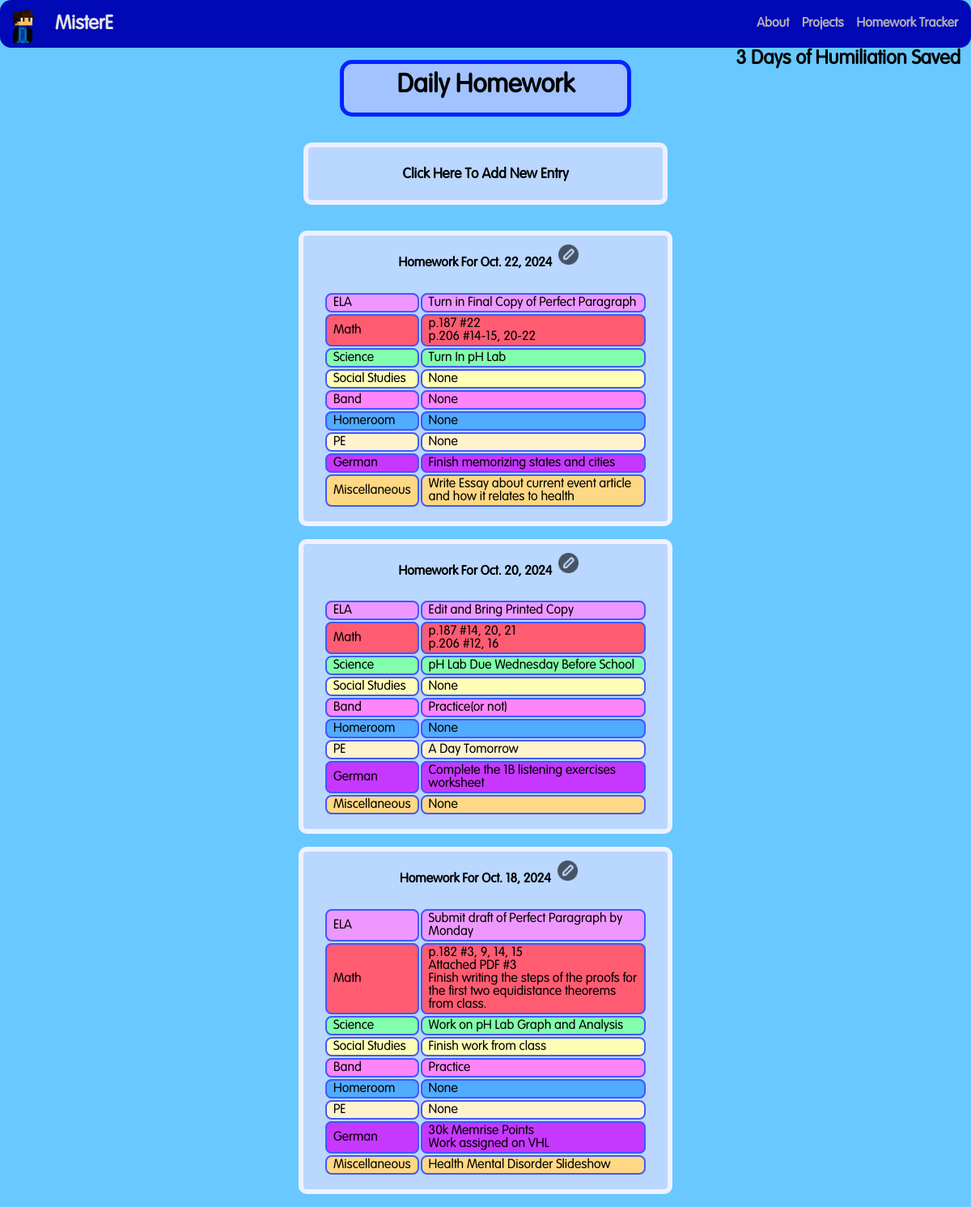
Page /homework/ on the committed database.
### thing/models.py (models this page shows)
class Homework(models.Model):
    date = models.DateField()
    ELA = models.CharField(max_length=150, default="None", null=True)
    Math = models.CharField(max_length=150, default="None", null=True)
    Science = models.CharField(max_length=150, default="None", null=True)
    SocialStudies = models.CharField(max_length=150, default="None", null=True)
    Band = models.CharField(max_length=150, default="None", null=True)
    HomeRoom = models.CharField(max_length=150, default="None", null=True)
    PE = models.CharField(max_length=150, default="None", null=True)
    ForeignLang = models.CharField(max_length=150, default="None", null=True)
    Misc = models.CharField(max_length=150, default="None", null=True)

### thing/views.py (the view, shortened to what this page needs)
# urls.py: path("homework/", views.homework, name="homework"),
def homework(request):
    latest_homework_list = Homework.objects.order_by("-date")
    funny_captions = [
        "Days Worth of Hell Saved",
        "Days of Humiliation Saved",
        "Days of Homework Saved",]
    cnt = str(Homework.objects.count()) + " " + funny_captions[randint(0, len(funny_captions)-1)]
    context = {
        "latest_homework_list": latest_homework_list,
        "cnt": cnt,
    }
    return render(request, "thing/homework.html", context)

### thing/templates/thing/homework.html (shortened to what this page needs)
<!DOCTYPE html>
{% load static %}
<html lang="en">
  <head>
    <link rel="stylesheet" href="{% static 'styles.css' %}">
  </head>
  <body style="background-color:rgb(104, 200, 255);">
    <header>
      <nav>
      <a href="/" id="name_container">
          <img id="site_logo" src="{% static 'PFP No BG.png' %}" width="48px" height="48px" alt="website logo">
          <h1 id="site_name">MisterE</h1>
      </a>
      <div id="links_container">
        <a href="/">About</a>
        <a href="/projects/">Projects</a>
        <a href="/homework/">Homework Tracker</a>
      </div>
      </nav>
    </header>
    <h2 id="entries">{{ cnt }}</h2>
    <h1 id="rcorners">Daily Homework</h1><br><br>
    <div id="center">
      <button id="inputButton" onclick="expandContract()">
        <h3>Click Here To Add New Entry</h3>
      </button>
    </div>
    <br>
    <br>
    <div id="homeworks">
      {% for homework in latest_homework_list %}
        <div id="sec">
          <div id="thing">
            <h4 id="font">Homework For {{ homework.date }}</h4>
            <button id="editButton" onclick="edit({{ homework.id }})">
              <img src="{% static 'edit.png' %}" border="0" id="editButton">
            </button>
          </div>
          <table>
            <tr id="e">
              <td>ELA</td>
              <td style="white-space:pre-wrap; word-wrap:break-word">{{ homework.ELA }}</td>
            </tr>
            <tr id="math">
              <td>Math</td>
              <td style="white-space:pre-wrap; word-wrap:break-word">{{ homework.Math }}</td>
            </tr>
            <tr id="science">
              <td>Science</td>
              <td style="white-space:pre-wrap; word-wrap:break-word">{{ homework.Science }}</td>
            </tr>
            <tr id="socialStudies">
              <td>Social Studies</td>
              <td style="white-space:pre-wrap; word-wrap:break-word">{{ homework.SocialStudies }}</td>
            </tr>
            <tr id="band">
              <td>Band</td>
              <td style="white-space:pre-wrap; word-wrap:break-word">{{ homework.Band }}</td>
            </tr>
            <tr id="homeRoom">
              <td>Homeroom</td>
              <td style="white-space:pre-wrap; word-wrap:break-word">{{ homework.HomeRoom }}</td>
            </tr>
            <tr id="pe">
              <td>PE</td>
              <td style="white-space:pre-wrap; word-wrap:break-word">{{ homework.PE }}</td>
            </tr>
            <tr id="foreignLang">
              <td>German</td>
              <td style="white-space:pre-wrap; word-wrap:break-word">{{ homework.ForeignLang }}</td>
            </tr>
            <tr id="mis">
              <td>Miscellaneous</td>
              <td style="white-space:pre-wrap; word-wrap:break-word">{{ homework.Misc }}</td>
            </tr>
          </table>
          <br>
        </div>
        <br>
      {% endfor %}
    </div>
  </body>
</html>

### static/styles.css (style rules this page uses)
* { font-family: "ArialRound"; text-align: center; }
h1, h2 { font-weight: bold; margin-bottom: 8px; font-family: "ArialRound"; }
#inputButton { margin: auto; cursor: pointer; border-radius: 10px; background-color: #b9d7ff; border: 6px solid #edefff; width: 450px; font-weight: bold; font-family: "ArialRound"; }
#rcorners { border-radius: 15px; background-color: #a2c3ff; border: 5px solid #0023FF; width: 350px; height: 50px; margin: auto; margin-top: 15px; font-weight: bold; padding-top: 10px; font-family: "ArialRound"; }
header { background-color: #0009b5; border-bottom: 1px solid #000ac9; display: flex; border-radius: 14px; font-family: "ArialRound"; color: #e3e3e3; font-weight: bold; font-family: "ArialRound"; }
nav { display: flex; align-items: center; justify-content: space-between; flex-wrap: wrap; width: 100%; height: 50px; padding-left: 4px; padding-right: 16px; padding-top: 4px; padding-bottom: 4px; font-family: "ArialRound"; }
#links_container { display: flex; gap: 16px; font-family: "ArialRound"; }
#links_container > a { color: #afaeb8; text-decoration:none; margin-top: 8px; margin-bottom: 8px; font-family: "ArialRound"; }
#name_container { display: flex; align-items: center; gap: 16px; text-decoration:none; color: #e3e3e3; font-family: "ArialRound"; }
#site_name { margin: 0px; color: #e3e3e3; font-family: "ArialRound"; }
#entries { margin-top: 10px; text-align: left; position: absolute; top: 50px; right: 13px; font-weight: bold; font-family: "ArialRound"; }
#e { background-color: #ee98ff; border-radius: 5px; border: 2px solid #ff00f2; font-family: "ArialRound"; }
#math { background-color: rgb(255, 92, 114); border-radius: 5px; border: 2px solid #ff0000; font-family: "ArialRound"; }
#science { background-color: rgb(130, 255, 172); border-radius: 5px; border: 2px solid #02df0d; font-family: "ArialRound"; }
#socialStudies { background-color: rgb(255, 254, 183); border-radius: 5px; border: 2px solid #eeff00; font-family: "ArialRound"; }
#band { background-color: rgb(255, 133, 249); border-radius: 5px; border: 2px solid #9900ff; font-family: "ArialRound"; }
#homeRoom { background-color: rgb(81, 171, 255); border-radius: 5px; border: 2px solid #0011ff; font-family: "ArialRound"; }
#pe { background-color: #fff2cd; border-radius: 5px; border: 2px solid #aa7400; font-family: "ArialRound"; }
#foreignLang { background-color: #c738ff; border-radius: 5px; border: 2px solid #7f00b1; font-family: "ArialRound"; }
#mis { background-color: #ffd885; border-radius: 5px; border: 2px solid #ffae00; font-family: "ArialRound"; }
#center { margin: auto; font-family: "ArialRound"; }
#sec { margin: auto; width: 450px; border-radius: 10px; background-color: #b9d7ff; border: 6px solid #eff1ff; overflow: hidden; font-family: "ArialRound"; }
table { margin: auto; border-color: #4258ff; width: 400px; font-family: "ArialRound"; }
td, th { font-weight: normal; border: 2px solid #4258ff; text-align: left; padding-left: 8px; padding-right: 8px; padding-top: 2px; padding-bottom: 2px; border-radius: 8px; font-family: "ArialRound"; }
#font { font-weight: bold; font-family: "ArialRound"; }
#homeworks { transition: transform 0.5s; font-family: "ArialRound"; }
button { margin: 0; border: none; background-color: inherit; font-family: "ArialRound"; }
img { font-family: "ArialRound"; }
#thing { display: flex; justify-content: center; padding: 5px; flex-direction: row; font-family: "ArialRound"; }
a { color: #6daebd; font-family: "ArialRound"; }
body { width: 100%; height: 100%; margin: 0px; font-family: "ArialRound"; }
button { background-color: #0390fc; padding: 6px; padding-left: 8px; padding-right: 8px; border: transparent; font-size: 15px; text-align: center; font-family: "ArialRound"; }
#editButton { margin: 0; width: 25px; height: 25px; border: none; background-color: inherit; }
html { margin: 0; font-family: "ArialRound"; }

### rows in the picture
Homework: date "Oct. 22, 2024", ELA "Turn in Final Copy of Perfect Paragraph", Math "p.187 #22 p.206 #14-15, 20-22", Science "Turn In pH Lab", SocialStudies "None", Band "None", HomeRoom "None", PE "None", ForeignLang "Finish memorizing states and cities", Misc "Write Essay about current event article and how it relates to health"
Homework: date "Oct. 20, 2024", ELA "Edit and Bring Printed Copy", Math "p.187 #14, 20, 21 p.206 #12, 16", Science "pH Lab Due Wednesday Before School", SocialStudies "None", Band "Practice(or not)", HomeRoom "None", PE "A Day Tomorrow", ForeignLang "Complete the 1B listening exercises worksheet", Misc "None"
Homework: date "Oct. 18, 2024", ELA "Submit draft of Perfect Paragraph by Monday", Math "p.182 #3, 9, 14, 15 Attached PDF #3 Finish writing the steps of the proofs for the first two equidistance theorems from class.", Science "Work on pH Lab Graph and Analysis", SocialStudies "Finish work from class", Band "Practice", HomeRoom "None", PE "None", ForeignLang "30k Memrise Points Work assigned on VHL", Misc "Health Mental Disorder Slideshow"

### other values in the picture
{{ cnt }} "3 Days of Humiliation Saved"
